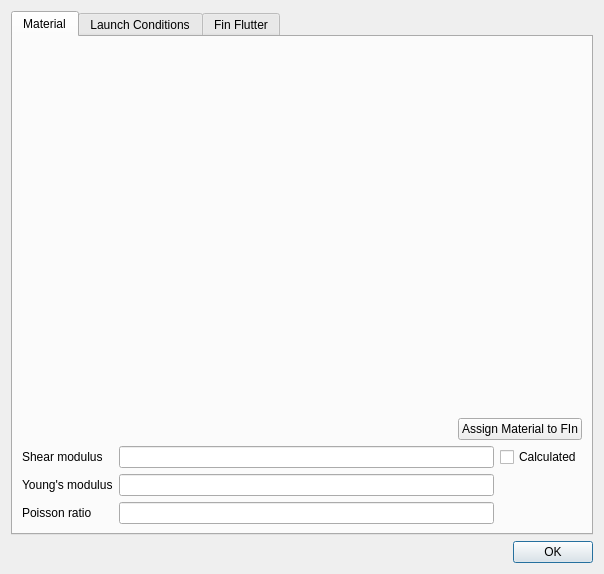
<?xml version="1.0" encoding="UTF-8"?>
<ui version="4.0">
 <class>Dialog</class>
 <widget class="QDialog" name="Dialog">
  <property name="windowModality">
   <enum>Qt::WindowModality::NonModal</enum>
  </property>
  <property name="geometry">
   <rect>
    <x>0</x>
    <y>0</y>
    <width>604</width>
    <height>574</height>
   </rect>
  </property>
  <property name="windowTitle">
   <string>Fin Flutter Analysis</string>
  </property>
  <property name="modal">
   <bool>false</bool>
  </property>
  <layout class="QVBoxLayout" name="verticalLayout">
   <item>
    <widget class="QTabWidget" name="tabWidget">
     <property name="currentIndex">
      <number>0</number>
     </property>
     <widget class="QWidget" name="tabMaterial">
      <attribute name="title">
       <string>Material</string>
      </attribute>
      <layout class="QVBoxLayout" name="materialGridLayout">
       <item>
        <widget class="QWidget" name="materialTreeWidget" native="true">
         <property name="sizePolicy">
          <sizepolicy hsizetype="Expanding" vsizetype="Minimum">
           <horstretch>0</horstretch>
           <verstretch>0</verstretch>
          </sizepolicy>
         </property>
        </widget>
       </item>
       <item>
        <spacer name="verticalSpacer">
         <property name="orientation">
          <enum>Qt::Orientation::Vertical</enum>
         </property>
         <property name="sizeHint" stdset="0">
          <size>
           <width>20</width>
           <height>0</height>
          </size>
         </property>
        </spacer>
       </item>
       <item>
        <layout class="QHBoxLayout" name="horizontalLayout_2">
         <item>
          <spacer name="horizontalSpacer">
           <property name="orientation">
            <enum>Qt::Orientation::Horizontal</enum>
           </property>
           <property name="sizeHint" stdset="0">
            <size>
             <width>40</width>
             <height>20</height>
            </size>
           </property>
          </spacer>
         </item>
         <item>
          <widget class="QPushButton" name="pushButton">
           <property name="text">
            <string>Assign Material to FIn</string>
           </property>
          </widget>
         </item>
        </layout>
       </item>
       <item>
        <layout class="QGridLayout" name="gridLayout">
         <item row="2" column="1">
          <widget class="Gui::InputField" name="youngsInput">
           <property name="unit" stdset="0">
            <string notr="true"/>
           </property>
          </widget>
         </item>
         <item row="2" column="0">
          <widget class="QLabel" name="youngsLabel">
           <property name="text">
            <string>Young's modulus</string>
           </property>
          </widget>
         </item>
         <item row="3" column="1">
          <widget class="Gui::InputField" name="poissonInput">
           <property name="unit" stdset="0">
            <string notr="true"/>
           </property>
          </widget>
         </item>
         <item row="1" column="1">
          <widget class="Gui::InputField" name="shearInput">
           <property name="unit" stdset="0">
            <string notr="true"/>
           </property>
          </widget>
         </item>
         <item row="1" column="2">
          <widget class="QCheckBox" name="calculatedCheckbox">
           <property name="text">
            <string>Calculated</string>
           </property>
          </widget>
         </item>
         <item row="3" column="0">
          <widget class="QLabel" name="poissonLabel">
           <property name="text">
            <string>Poisson ratio</string>
           </property>
          </widget>
         </item>
         <item row="1" column="0">
          <widget class="QLabel" name="shearLabel">
           <property name="text">
            <string>Shear modulus</string>
           </property>
          </widget>
         </item>
        </layout>
       </item>
      </layout>
     </widget>
     <widget class="QWidget" name="tabLaunchConditions">
      <attribute name="title">
       <string>Launch Conditions</string>
      </attribute>
      <layout class="QVBoxLayout" name="verticalLayout_2">
       <item>
        <widget class="QGroupBox" name="launchSiteGroupbox">
         <property name="title">
          <string>Launch Site</string>
         </property>
         <layout class="QGridLayout" name="gridLayout_4">
          <item row="1" column="0">
           <widget class="QLabel" name="launchSiteAltitudeLabel">
            <property name="text">
             <string>Altitude</string>
            </property>
           </widget>
          </item>
          <item row="0" column="0">
           <widget class="QLabel" name="launchSiteLabel">
            <property name="text">
             <string>Launch site</string>
            </property>
           </widget>
          </item>
          <item row="0" column="1">
           <widget class="QComboBox" name="launchSiteCombo"/>
          </item>
          <item row="1" column="1">
           <widget class="Gui::InputField" name="launchSiteAltitudeInput">
            <property name="unit" stdset="0">
             <string notr="true"/>
            </property>
           </widget>
          </item>
         </layout>
        </widget>
       </item>
       <item>
        <widget class="QGroupBox" name="groupBox_2">
         <property name="title">
          <string>Temperature</string>
         </property>
         <layout class="QGridLayout" name="gridLayout_5">
          <item row="0" column="0">
           <widget class="QLabel" name="launchTemperatureLabel">
            <property name="text">
             <string>Air temperature</string>
            </property>
           </widget>
          </item>
          <item row="1" column="0">
           <widget class="QLabel" name="atmosphericModelLabel">
            <property name="text">
             <string>Atmospheric model</string>
            </property>
           </widget>
          </item>
          <item row="0" column="3">
           <widget class="QComboBox" name="temperatureUnitsCombo"/>
          </item>
          <item row="0" column="1">
           <widget class="QLineEdit" name="launchTemperatureInput"/>
          </item>
          <item row="1" column="1">
           <widget class="QComboBox" name="atmosphericModelCombobox"/>
          </item>
         </layout>
        </widget>
       </item>
       <item>
        <spacer name="verticalSpacer_2">
         <property name="orientation">
          <enum>Qt::Orientation::Vertical</enum>
         </property>
         <property name="sizeHint" stdset="0">
          <size>
           <width>20</width>
           <height>0</height>
          </size>
         </property>
        </spacer>
       </item>
      </layout>
     </widget>
     <widget class="QWidget" name="tabFlutter">
      <attribute name="title">
       <string>Fin Flutter</string>
      </attribute>
      <layout class="QVBoxLayout" name="flutterGroupLayout">
       <item>
        <layout class="QGridLayout" name="gridLayout_2">
         <item row="0" column="0">
          <widget class="QLabel" name="maxAltitudeLabel">
           <property name="text">
            <string>Maximum altitude</string>
           </property>
          </widget>
         </item>
         <item row="2" column="1">
          <widget class="Gui::InputField" name="altitudeInput">
           <property name="unit" stdset="0">
            <string notr="true"/>
           </property>
          </widget>
         </item>
         <item row="2" column="0">
          <widget class="QLabel" name="altitudeLabel">
           <property name="text">
            <string>Altitude at max speed</string>
           </property>
          </widget>
         </item>
         <item row="0" column="1">
          <widget class="QComboBox" name="maxAltitudeCombo"/>
         </item>
         <item row="1" column="0">
          <widget class="QLabel" name="speedLabel">
           <property name="text">
            <string>Maximum speed</string>
           </property>
          </widget>
         </item>
         <item row="1" column="1">
          <widget class="Gui::InputField" name="speedInput">
           <property name="unit" stdset="0">
            <string notr="true"/>
           </property>
          </widget>
         </item>
        </layout>
       </item>
       <item>
        <widget class="QWidget" name="widgetGraph" native="true">
         <property name="sizePolicy">
          <sizepolicy hsizetype="MinimumExpanding" vsizetype="MinimumExpanding">
           <horstretch>0</horstretch>
           <verstretch>0</verstretch>
          </sizepolicy>
         </property>
        </widget>
       </item>
       <item>
        <layout class="QHBoxLayout" name="horizontalLayout">
         <item>
          <widget class="QSlider" name="altitudeSlider">
           <property name="orientation">
            <enum>Qt::Orientation::Horizontal</enum>
           </property>
          </widget>
         </item>
        </layout>
       </item>
       <item>
        <layout class="QGridLayout" name="gridLayout_3">
         <item row="0" column="3">
          <widget class="Gui::InputField" name="flutterMachInput">
           <property name="unit" stdset="0">
            <string notr="true"/>
           </property>
          </widget>
         </item>
         <item row="2" column="3">
          <widget class="Gui::InputField" name="divergenceMachInput">
           <property name="unit" stdset="0">
            <string notr="true"/>
           </property>
          </widget>
         </item>
         <item row="2" column="1">
          <widget class="Gui::InputField" name="divergenceInput">
           <property name="unit" stdset="0">
            <string notr="true"/>
           </property>
          </widget>
         </item>
         <item row="2" column="0">
          <widget class="QLabel" name="divergenceLabel">
           <property name="text">
            <string>Divergence speed</string>
           </property>
          </widget>
         </item>
         <item row="0" column="0">
          <widget class="QLabel" name="flutterLabel">
           <property name="text">
            <string>Flutter speed</string>
           </property>
          </widget>
         </item>
         <item row="1" column="2">
          <widget class="QLabel" name="flutterMarginLabel">
           <property name="text">
            <string>Margin</string>
           </property>
          </widget>
         </item>
         <item row="0" column="2">
          <widget class="QLabel" name="flutterMachLabel">
           <property name="text">
            <string>Mach</string>
           </property>
          </widget>
         </item>
         <item row="0" column="1">
          <widget class="Gui::InputField" name="flutterInput">
           <property name="unit" stdset="0">
            <string notr="true"/>
           </property>
          </widget>
         </item>
         <item row="2" column="2">
          <widget class="QLabel" name="divergenceMachLabel">
           <property name="text">
            <string>Mach</string>
           </property>
          </widget>
         </item>
         <item row="3" column="2">
          <widget class="QLabel" name="divergenceMarginLabel">
           <property name="text">
            <string>Margin</string>
           </property>
          </widget>
         </item>
         <item row="1" column="3">
          <widget class="Gui::InputField" name="flutterMarginInput">
           <property name="unit" stdset="0">
            <string notr="true"/>
           </property>
          </widget>
         </item>
         <item row="3" column="3">
          <widget class="Gui::InputField" name="divergenceMarginInput">
           <property name="unit" stdset="0">
            <string notr="true"/>
           </property>
          </widget>
         </item>
        </layout>
       </item>
      </layout>
     </widget>
    </widget>
   </item>
   <item>
    <widget class="QDialogButtonBox" name="buttonBox">
     <property name="orientation">
      <enum>Qt::Orientation::Horizontal</enum>
     </property>
     <property name="standardButtons">
      <set>QDialogButtonBox::StandardButton::Ok</set>
     </property>
    </widget>
   </item>
  </layout>
 </widget>
 <customwidgets>
  <customwidget>
   <class>Gui::InputField</class>
   <extends>QLineEdit</extends>
   <header>Gui/InputField.h</header>
  </customwidget>
 </customwidgets>
 <resources/>
 <connections>
  <connection>
   <sender>buttonBox</sender>
   <signal>accepted()</signal>
   <receiver>Dialog</receiver>
   <slot>accept()</slot>
   <hints>
    <hint type="sourcelabel">
     <x>248</x>
     <y>254</y>
    </hint>
    <hint type="destinationlabel">
     <x>157</x>
     <y>274</y>
    </hint>
   </hints>
  </connection>
  <connection>
   <sender>buttonBox</sender>
   <signal>rejected()</signal>
   <receiver>Dialog</receiver>
   <slot>reject()</slot>
   <hints>
    <hint type="sourcelabel">
     <x>316</x>
     <y>260</y>
    </hint>
    <hint type="destinationlabel">
     <x>286</x>
     <y>274</y>
    </hint>
   </hints>
  </connection>
 </connections>
</ui>
